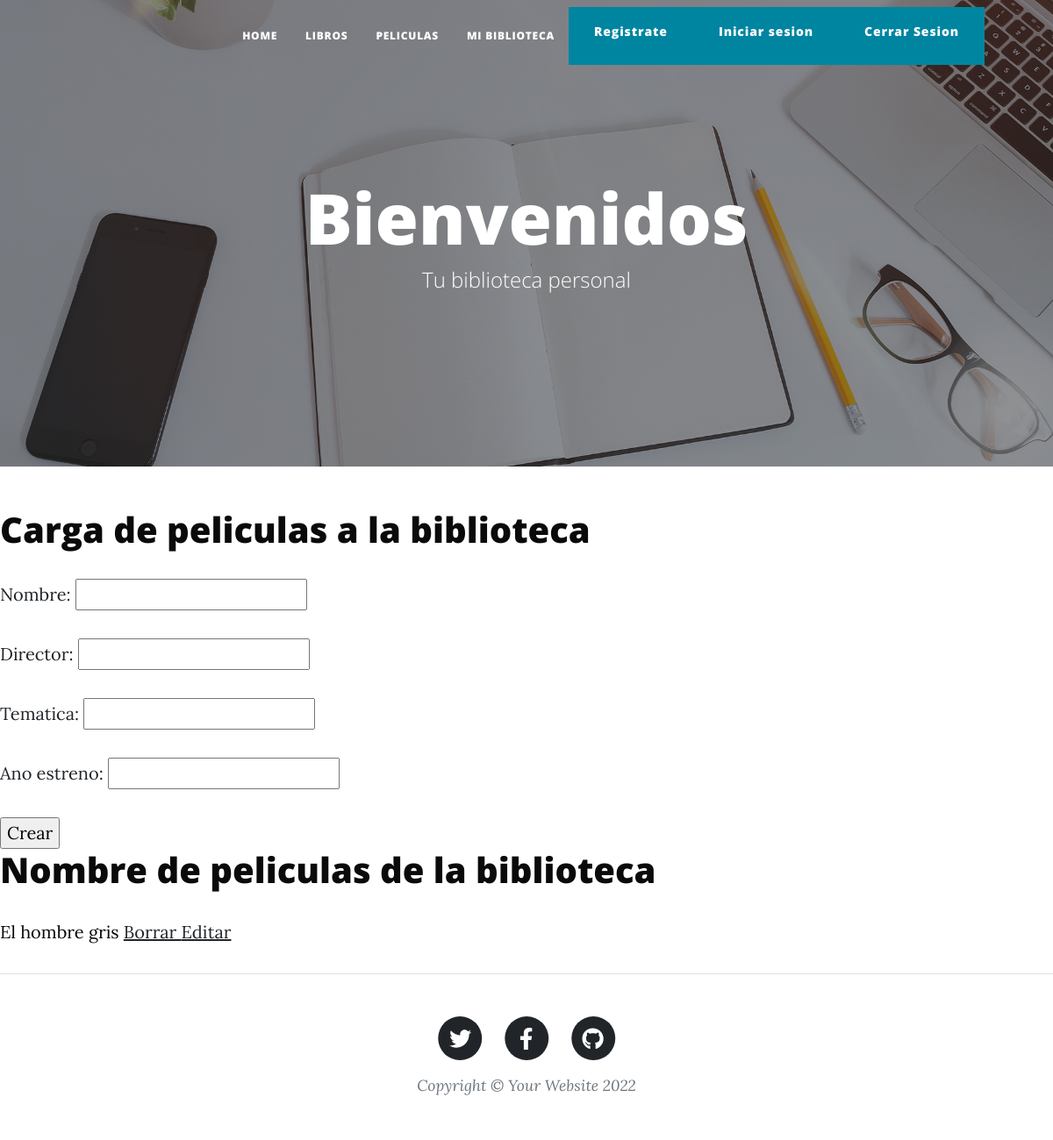
/libreria/peliculas/ (signed in), run on an earlier commit of the app's database.
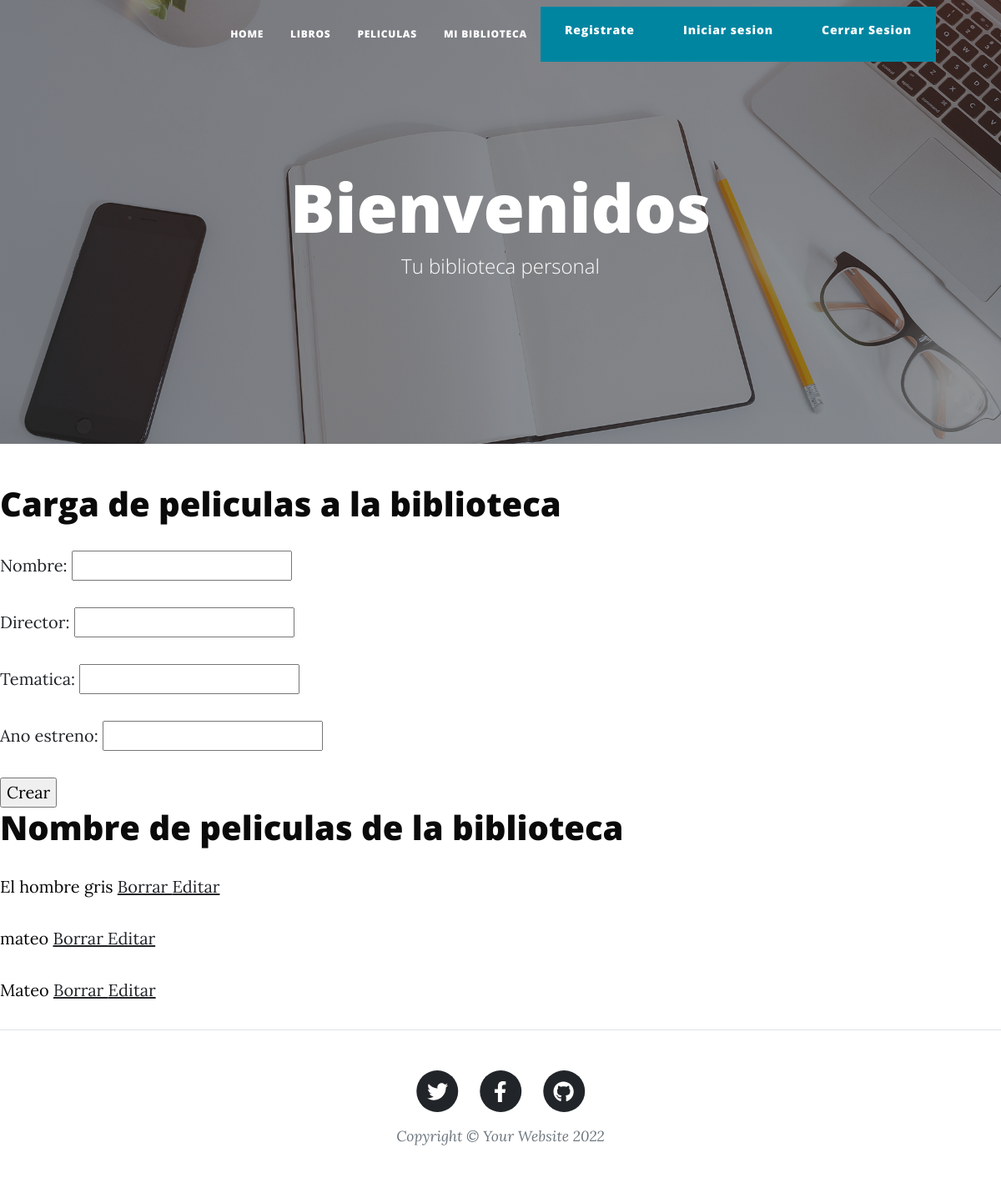
And on a later commit of the database.
### libreria/models.py (models this page shows, shortened)
class pelicula(models.Model):
    nombre = models.CharField(max_length=100)
    director = models.CharField(max_length=100)
    tematica = models.CharField(max_length=100)
    ano_estreno = models.IntegerField()

### libreria/views.py (the view, shortened to what this page needs)
# urls.py: path("peliculas/", peliculas, name ="peliculas"),
@login_required
def peliculas(request):
    peliculas = pelicula.objects.all()
    if request.method == "GET":
        formulario_pelicula = peliculaformulario()
        context = {
            "mensaje": "Todos nuestras Peliculas!",
            "mensaje_bienvenida": "Bienvenid@s!",
            "peliculas": peliculas,
            "formulario_pelicula": formulario_pelicula
        }
        return render(request, "libreria/peliculas.html", context)

### libreria/forms.py
class peliculaformulario(Form):
    nombre = CharField(max_length=100)
    director = CharField(max_length=100)
    tematica = CharField(max_length=100)
    ano_estreno = IntegerField()

### libreria/templates/libreria/peliculas.html (shortened to what this page needs)
<!DOCTYPE html>
<html lang="en">
<head>
</head>
<body>
    {% extends 'libreria/base.html' %}
    {% block pelicula %}
    <h1 style="color: rgb(10, 10, 10)">Carga de peliculas a la biblioteca</h1>
    <form method="post">{% csrf_token %}
        {{formulario_pelicula.as_p}}
        <input type="submit" value="Crear">
    </form>
    <h1 style="color: rgb(10, 10, 10)">Nombre de peliculas de la biblioteca</h1>
    {% for pelicula in peliculas %}
    <p style="color: rgb(7, 7, 7)">{{pelicula.nombre}}
        <a href="{% url 'borrarpelicula' pelicula.id %}"> Borrar </a>
        <a href="{% url 'editarpelicula' pelicula.id %}"> Editar </a> </p>
{% endfor %}
    {% endblock %}

What changed in the data, as far as the page shows it:
added pelicula: nombre "mateo"
added pelicula: nombre "Mateo"
